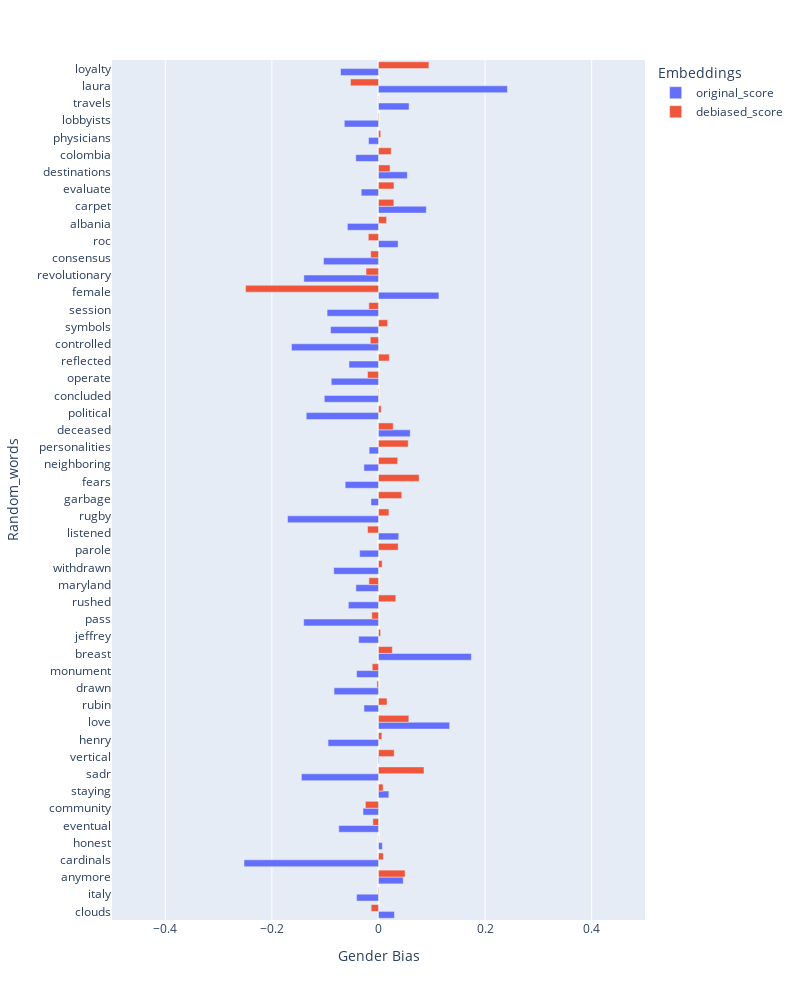

Here is the notebook cell this chart was saved with:
### Code cell
#Getting the gender bias score for the random words list
bias_df = get_bias_score_df_from_list(
    gender_bias_original, gender_bias_after_debiasing, random_words, vocab_cleaned, deb_vocab_gender)
plot_bias_bar(
    bias_df, "Gender bias on random_words (original vs debiased)", "Random_words")

### Figure 1 — Plotly figure (JSON) as saved in the notebook; plotly's stock layout.template omitted (floating-point values rounded to 4 significant figures)
{"data": [{"alignmentgroup": "True", "hovertemplate": "Embeddings=original_score<br>Gender Bias=%{x}<br>Random_words=%{y}<extra></extra>", "legendgroup": "original_score", "marker": {"color": "#636efa", "pattern": {"shape": ""}}, "name": "original_score", "offsetgroup": "original_score", "orientation": "h", "showlegend": true, "textposition": "auto", "type": "bar", "x": [0.02983, -0.04113, 0.0464, -0.2523, 0.007245, -0.0745, -0.02907, 0.0194, -0.1447, 0.001241, -0.09463, 0.1334, -0.02727, -0.0834, -0.04101, 0.1743, -0.0372, -0.1404, -0.05653, -0.04239, -0.08393, -0.03534, 0.0379, -0.1707, -0.01411, -0.06249, -0.02734, -0.01758, 0.05947, -0.1356, -0.1017, -0.08867, -0.05541, -0.1632, -0.08987, -0.09643, 0.1133, -0.1401, -0.1032, 0.03674, -0.05834, 0.08966, -0.0324, 0.05407, -0.04265, -0.01868, -0.06414, 0.05738, 0.2419, -0.07124], "xaxis": "x", "y": ["clouds", "italy", "anymore", "cardinals", "honest", "eventual", "community", "staying", "sadr", "vertical", "henry", "love", "rubin", "drawn", "monument", "breast", "jeffrey", "pass", "rushed", "maryland", "withdrawn", "parole", "listened", "rugby", "garbage", "fears", "neighboring", "personalities", "deceased", "political", "concluded", "operate", "reflected", "controlled", "symbols", "session", "female", "revolutionary", "consensus", "roc", "albania", "carpet", "evaluate", "destinations", "colombia", "physicians", "lobbyists", "travels", "laura", "loyalty"], "yaxis": "y"}, {"alignmentgroup": "True", "hovertemplate": "Embeddings=debiased_score<br>Gender Bias=%{x}<br>Random_words=%{y}<extra></extra>", "legendgroup": "debiased_score", "marker": {"color": "#EF553B", "pattern": {"shape": ""}}, "name": "debiased_score", "offsetgroup": "debiased_score", "orientation": "h", "showlegend": true, "textposition": "auto", "type": "bar", "x": [-0.01381, 0.0009685, 0.04987, 0.009165, -0.0005078, -0.01057, -0.02454, 0.00868, 0.08538, 0.02948, 0.006314, 0.05689, 0.01595, -0.00299, -0.01183, 0.02596, 0.003968, -0.01266, 0.03254, -0.018, 0.006886, 0.03692, -0.02061, 0.01952, 0.04365, 0.07627, 0.03592, 0.05578, 0.02764, 0.005064, -0.0009673, -0.02054, 0.02032, -0.01542, 0.01708, -0.0181, -0.2495, -0.02334, -0.01463, -0.01915, 0.01519, 0.0288, 0.02902, 0.02171, 0.02374, 0.004107, -0.0009108, -0.0004641, -0.05254, 0.09455], "xaxis": "x", "y": ["clouds", "italy", "anymore", "cardinals", "honest", "eventual", "community", "staying", "sadr", "vertical", "henry", "love", "rubin", "drawn", "monument", "breast", "jeffrey", "pass", "rushed", "maryland", "withdrawn", "parole", "listened", "rugby", "garbage", "fears", "neighboring", "personalities", "deceased", "political", "concluded", "operate", "reflected", "controlled", "symbols", "session", "female", "revolutionary", "consensus", "roc", "albania", "carpet", "evaluate", "destinations", "colombia", "physicians", "lobbyists", "travels", "laura", "loyalty"], "yaxis": "y"}], "layout": {"barmode": "group", "height": 1000, "legend": {"title": {"text": "Embeddings"}, "tracegroupgap": 0}, "margin": {"t": 60}, "width": 800, "xaxis": {"anchor": "y", "domain": [0, 1], "range": [-0.5, 0.5], "title": {"text": "Gender Bias"}}, "yaxis": {"anchor": "x", "domain": [0, 1], "title": {"text": "Random_words"}}}}
